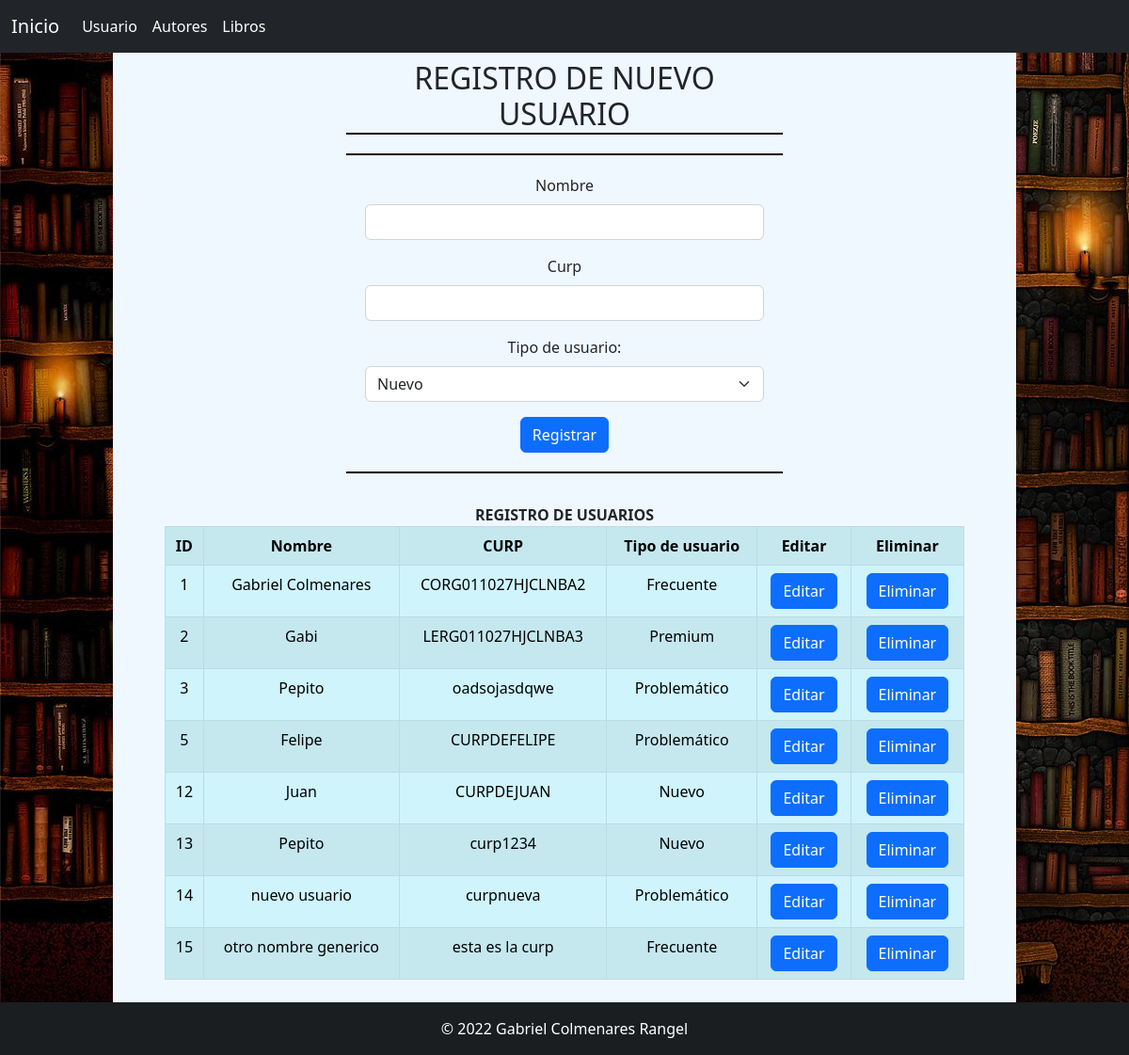
The page /registrarUsuario.php on the database its author committed.
### tables this page shows
CREATE TABLE `usuarios` (
  `idusuarios` int(11) NOT NULL,
  `nombre` varchar(45) DEFAULT NULL,
  `curp` varchar(18) DEFAULT NULL,
  `tipoUsuario` varchar(45) DEFAULT NULL
);

### registrarUsuario.php (the view, shortened to what this page needs)
<!DOCTYPE html>
<html lang="es">
<head>
    <link href="https://cdn.jsdelivr.net/npm/bootstrap@5.2.1/dist/css/bootstrap.min.css" rel="stylesheet">
    <link rel="stylesheet" href="estilo.css">
</head>
<body>
    <nav class="navbar navbar-expand-lg navbar-dark bg-dark" >
        <div class="container-fluid">
            <a class="navbar-brand" href="index.php">Inicio</a>
            <div class="collapse navbar-collapse" id="navbarNav">
                <ul class="navbar-nav">
                    <li class="nav-item">
                        <a class="nav-link active" aria-current="page" href="registrarUsuario.php">Usuario</a>
                    </li>
                    <li class="nav-item">
                        <a class="nav-link active" href="registrarAutor.php">Autores</a>
                    </li>
                    <li class="nav-item">
                        <a class="nav-link active" href="registrarLibro.php">Libros</a>
                    </li>
                </ul>
            </div>
        </div>
    </nav>
    <section class="contenido">
        <div class="container p-2 text-center d-grid gap-2 d-md-block col-6">
            <h2>REGISTRO DE NUEVO USUARIO</h2>
            <form action="regUs.php" method="post" class="mb-3" required>
                <div class="mb-3">
                    <label for="txtNombre" class="form-label">Nombre</label>
                    <input type="text" name="txtNombre" id="txtNombre" class="form-control" required>
                </div>
                <div class="mb-3">
                    <label for="txtCurp" class="form-label">Curp</label>
                    <input type="text" name="txtCurp" id="txtCurp" class="form-control" required>
                </div>
                <div class="mb-3">
                    <label for="CBTipo" class="form-label">Tipo de usuario: </label>
                    <select name="CBTipo" id="CBTipo" class="form-select">
                        <option value="Nuevo">Nuevo</option>
                    </select>
                </div>
                <input type="submit" value="Registrar" class="btn btn-primary">
            </form>
        </div>
        <div class="container-md p-2 text-center d-grid gap-2 d-md-block">
            <caption><b>REGISTRO DE USUARIOS</b></caption>
            <table class="table table-info table-striped table-hover table-bordered">
                <tr>
                    <th>ID</th>
                    <th>Nombre</th>
                    <th>CURP</th>
                    <th>Tipo de usuario</th>
                    <th>Editar</th>
                    <th>Eliminar</th>
                </tr>
                <?php
                    $conexion = new mysqli("localhost","root","","prestamoLibros");
                    $sql_prestamos = "SELECT * FROM usuarios";
                    $query_prestamos = mysqli_query($conexion, $sql_prestamos);
                    while($row = mysqli_fetch_array($query_prestamos)){
                        ?>
                    <tr>
                        <td><?php echo $row['idusuarios']?></td>
                        <td><?php echo $row['nombre']?></td>
                        <td><?php echo $row['curp']?></td>
                        <td><?php echo $row['tipoUsuario']?></td>
                        <td><a href="editarUsuario.php?id=<?php echo $row['idusuarios']?>" class="btn btn-primary">Editar</a></td>
                        <td><a href="elimUs.php?id=<?php echo $row['idusuarios']?>" class="btn btn-primary">Eliminar</a></td>
                    </tr>
                <?php
                    }
                ?>
            </table>
        </div>
    </section>
    <footer class="bg-dark text-center text-white">
    <div class="text-center p-3" style="background-color: rgba(0, 0, 0, 0.2);">
        © 2022 Gabriel Colmenares Rangel
    </div>
    </footer>
</body>
</html>

### estilo.css (style rules this page uses)
body { background-image: url("img/fondo.jpg"); }
h2 { border-bottom: solid black 2px; margin: 0 0 20px 0; }
table { max-width: 90%; margin: auto; }
.contenido { background-color: aliceblue; width: 80%; margin: 0 10%; min-height: 90vh; }
form { padding: 20px; border-top: solid black 2px; border-bottom: solid black 2px; }

### rows shown on the page
usuarios: idusuarios "1", nombre "Gabriel Colmenares", curp "CORG011027HJCLNBA2", tipoUsuario "Frecuente"
usuarios: idusuarios "2", nombre "Gabi", curp "LERG011027HJCLNBA3", tipoUsuario "Premium"
usuarios: idusuarios "3", nombre "Pepito", curp "oadsojasdqwe", tipoUsuario "Problemático"
usuarios: idusuarios "5", nombre "Felipe", curp "CURPDEFELIPE", tipoUsuario "Problemático"
usuarios: idusuarios "12", nombre "Juan", curp "CURPDEJUAN", tipoUsuario "Nuevo"
usuarios: idusuarios "13", nombre "Pepito", curp "curp1234", tipoUsuario "Nuevo"
usuarios: idusuarios "14", nombre "nuevo usuario", curp "curpnueva", tipoUsuario "Problemático"
usuarios: idusuarios "15", nombre "otro nombre generico", curp "esta es la curp", tipoUsuario "Frecuente"
